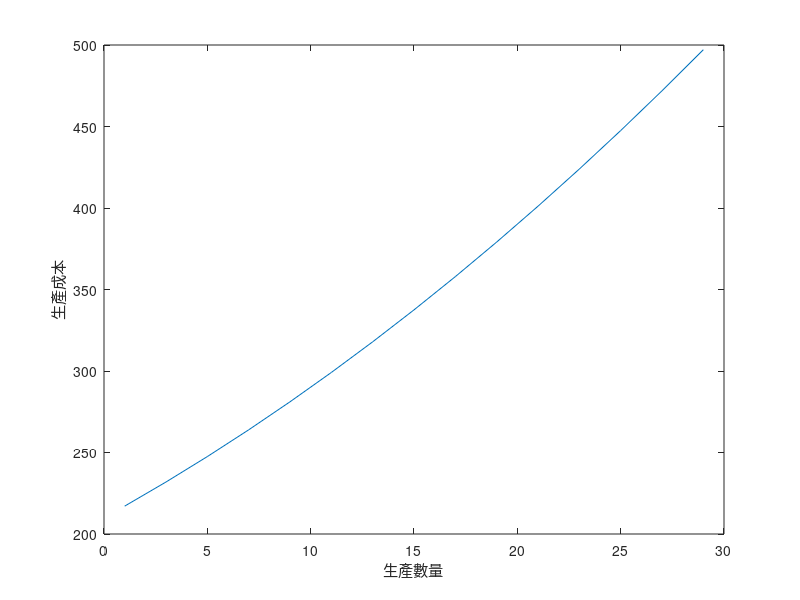

This figure's MATLAB source:
clc; clear all;

i = 1;
C = zeros(1, 15);
for x = 1:2:30
    C(i) = 0.1 * x^2 + 7 * x + 210;
    i = i + 1;
end

figure
plot(1:2:30, C);
xlabel('生產數量');
ylabel('生產成本');